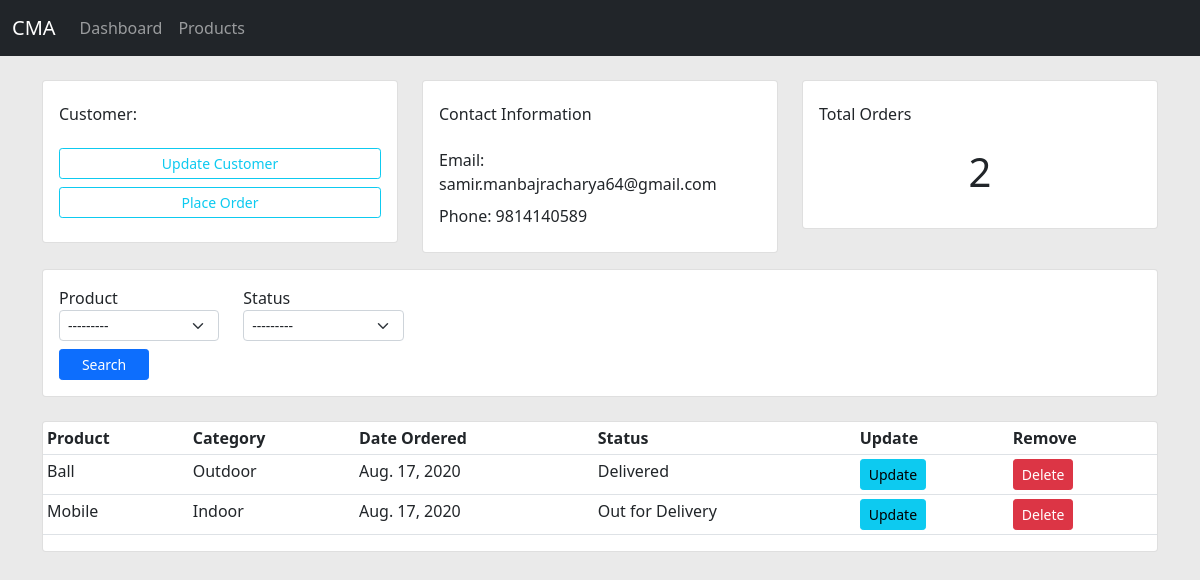
The app's page /customer/2/ with its own data.
### accounts/models.py (models this page shows, shortened)
class Customer(models.Model):
    name = models.CharField(max_length=200, null=True)
    email = models.EmailField()
    contact = models.CharField(max_length=15)
    created_date = models.DateTimeField()

class Order(models.Model):
    STATUS = (
        ('Pending', 'Pending'),
        ('Out for Delivery', 'Out for Delivery'),
        ('Delivered', 'Delivered')
    )
    customer = models.ForeignKey(Customer, on_delete=models.CASCADE)
    product = models.ForeignKey(Product, blank=True, on_delete=models.CASCADE)
    status = models.CharField(max_length=200, blank=True, choices=STATUS)
    created_date = models.DateTimeField(auto_now_add=True)

class Product(models.Model):
    CHOICE = (
        ('Indoor', 'Indoor'),
        ('Outdoor', 'Outdoor')
    )
    name = models.CharField(max_length=200)
    price = models.FloatField()
    category = models.CharField(max_length=200, choices=CHOICE)
    added_date = models.DateTimeField(auto_now=True)
    tag = models.ManyToManyField(Tag)
    def __str__(self):
        return self.name

### accounts/views.py (the view, shortened to what this page needs)
# urls.py: path('customer/<int:customer_id>/', v.customer, name='customer'),
def customer(request, customer_id):
    customer = get_object_or_404(Customer, pk=customer_id)
    orders = customer.order_set.all()
    orders_count = orders.count()
    searchForm = OrderForm()
    context = {
        'form': searchForm,
        'customer': customer,
        'orders': orders,
        'orders_count': orders_count,
    }
    return render(request, 'accounts/customers.html', context)

### accounts/forms.py
class OrderForm(forms.ModelForm):
    class Meta:
        model = Order
        fields = '__all__'
    def __init__(self, *args, **kwargs):
        super(OrderForm, self).__init__(*args, **kwargs)
        for fn, f in self.fields.items():
            f.widget.attrs['class'] = 'form-select form-select-sm'

### accounts/templates/accounts/customers.html
{% extends 'accounts/base.html' %}
{% block content %}
    <div class="row mt-3 gy-2">
        <div class="col-md-4">
            <div class="card card-body">
                <h6 class='mt-2 mb-4'>Customer:</h6>
                <a href="" class="btn btn-outline-info btn-sm">Update Customer</a>
                <a href="{% url 'create_order' customer.id %}" class='btn btn-outline-info btn-sm mt-2 mb-2'>Place Order</a>
            </div>
        </div>
        <div class="col-md-4">
            <div class="card card-body">
                <h6 class="mt-2 mb-4">Contact Information</h6>
                <span>Email: {{ customer.email }} </span>
                <span class='mt-2 mb-2'>Phone: {{ customer.contact }} </span>
            </div>
        </div>
        <div class="col-md-4">
            <div class="card card-body">
                <h6 class='mt-2 mb-4'>Total Orders</h6>
                <p class='display-6 text-center'> {{orders_count }} </p>
            </div>
        </div>
    </div>
                    <form class='mt-3 card card-body' method='get'>
                        <div class="row">
                            <div class="col-md-2">
                                {{form.product.label}}
                                {{form.product}}
                            </div>
                            <div class="col-md-2">
                                {{form.status.label}}
                                {{form.status}}
                            </div>
                        </div>
                        <input type='submit' class='btn btn-primary btn-sm mt-2 col-md-1 ' value='Search'>
                    </form>
    <div class="row mt-4">
        <div class="col">
            <div class="card pl-1">
            <table class='table table-sm table'>
                <tr>
                    <th>Product</th>
                    <th>Category</th>
                    <th>Date Ordered</th>
                    <th>Status</th>
                    <th>Update</th>
                    <th>Remove</th>
                </tr>
                {% for order in orders %}
                    <tr>
                        <td> {{ order.product.name }} </td>
                        <td> {{ order.product.category }} </td>
                        <td> {{ order.created_date|date }} </td>
                        <td> {{ order.status }} </td>
                        <td> <a href="{% url 'update_order' order.id %}" class='btn btn-sm btn-info'>Update</a> </td>
                        <td> <a href="{% url 'delete_order' order.id %}" class='btn btn-sm btn-danger'>Delete</a> </td>
                    </tr>
                {% endfor %}
            </table>
            </div>
        </div>
    </div>
{% endblock content %}

### static/css/base.css (style rules this page uses)
body { background: rgba(220, 220, 220, 0.6); }

### records on screen
Customer: email "samir.manbajracharya64@gmail.com", contact "9814140589"
Order: product.name "Ball", product.category "Outdoor", created_date "Aug. 17, 2020", status "Delivered"
Order: product.name "Mobile", product.category "Indoor", created_date "Aug. 17, 2020", status "Out for Delivery"

### other values on screen
{{ orders_count }} "2"
